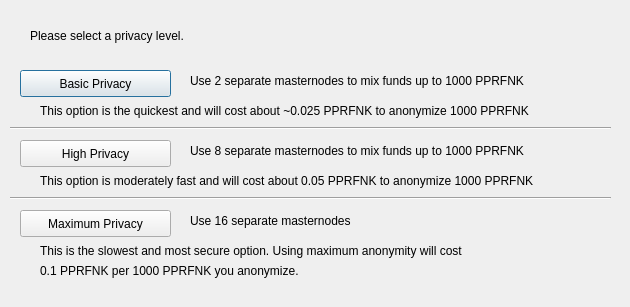
<?xml version="1.0" encoding="UTF-8"?>
<ui version="4.0">
 <class>DarksendConfig</class>
 <widget class="QDialog" name="DarksendConfig">
  <property name="geometry">
   <rect>
    <x>0</x>
    <y>0</y>
    <width>630</width>
    <height>307</height>
   </rect>
  </property>
  <property name="windowTitle">
   <string>Configure Darksend</string>
  </property>
  <widget class="QPushButton" name="buttonBasic">
   <property name="geometry">
    <rect>
     <x>20</x>
     <y>70</y>
     <width>151</width>
     <height>27</height>
    </rect>
   </property>
   <property name="text">
    <string>Basic Privacy</string>
   </property>
  </widget>
  <widget class="QPushButton" name="buttonHigh">
   <property name="geometry">
    <rect>
     <x>20</x>
     <y>140</y>
     <width>151</width>
     <height>27</height>
    </rect>
   </property>
   <property name="text">
    <string>High Privacy</string>
   </property>
  </widget>
  <widget class="QPushButton" name="buttonMax">
   <property name="geometry">
    <rect>
     <x>20</x>
     <y>210</y>
     <width>151</width>
     <height>27</height>
    </rect>
   </property>
   <property name="text">
    <string>Maximum Privacy</string>
   </property>
  </widget>
  <widget class="QLabel" name="label">
   <property name="geometry">
    <rect>
     <x>30</x>
     <y>20</y>
     <width>571</width>
     <height>31</height>
    </rect>
   </property>
   <property name="text">
    <string>Please select a privacy level.</string>
   </property>
  </widget>
  <widget class="QLabel" name="label_2">
   <property name="geometry">
    <rect>
     <x>190</x>
     <y>70</y>
     <width>421</width>
     <height>21</height>
    </rect>
   </property>
   <property name="text">
    <string>Use 2 separate masternodes to mix funds up to 1000 PPRFNK</string>
   </property>
  </widget>
  <widget class="QLabel" name="label_3">
   <property name="geometry">
    <rect>
     <x>190</x>
     <y>140</y>
     <width>411</width>
     <height>21</height>
    </rect>
   </property>
   <property name="text">
    <string>Use 8 separate masternodes to mix funds up to 1000 PPRFNK</string>
   </property>
  </widget>
  <widget class="QLabel" name="label_4">
   <property name="geometry">
    <rect>
     <x>190</x>
     <y>210</y>
     <width>421</width>
     <height>21</height>
    </rect>
   </property>
   <property name="text">
    <string>Use 16 separate masternodes</string>
   </property>
  </widget>
  <widget class="QLabel" name="label_6">
   <property name="geometry">
    <rect>
     <x>40</x>
     <y>100</y>
     <width>561</width>
     <height>21</height>
    </rect>
   </property>
   <property name="text">
    <string>This option is the quickest and will cost about ~0.025 PPRFNK to anonymize 1000 PPRFNK</string>
   </property>
  </widget>
  <widget class="QLabel" name="label_7">
   <property name="geometry">
    <rect>
     <x>40</x>
     <y>170</y>
     <width>561</width>
     <height>21</height>
    </rect>
   </property>
   <property name="text">
    <string>This option is moderately fast and will cost about 0.05 PPRFNK to anonymize 1000 PPRFNK</string>
   </property>
  </widget>
  <widget class="QLabel" name="label_8">
   <property name="geometry">
    <rect>
     <x>40</x>
     <y>240</y>
     <width>561</width>
     <height>21</height>
    </rect>
   </property>
   <property name="text">
    <string>This is the slowest and most secure option. Using maximum anonymity will cost</string>
   </property>
  </widget>
  <widget class="QLabel" name="label_9">
   <property name="geometry">
    <rect>
     <x>40</x>
     <y>260</y>
     <width>561</width>
     <height>21</height>
    </rect>
   </property>
   <property name="text">
    <string>0.1 PPRFNK per 1000 PPRFNK you anonymize.</string>
   </property>
  </widget>
  <widget class="Line" name="line">
   <property name="geometry">
    <rect>
     <x>10</x>
     <y>120</y>
     <width>601</width>
     <height>16</height>
    </rect>
   </property>
   <property name="orientation">
    <enum>Qt::Horizontal</enum>
   </property>
  </widget>
  <widget class="Line" name="line_2">
   <property name="geometry">
    <rect>
     <x>10</x>
     <y>190</y>
     <width>601</width>
     <height>16</height>
    </rect>
   </property>
   <property name="orientation">
    <enum>Qt::Horizontal</enum>
   </property>
  </widget>
 </widget>
 <resources/>
 <connections/>
</ui>
